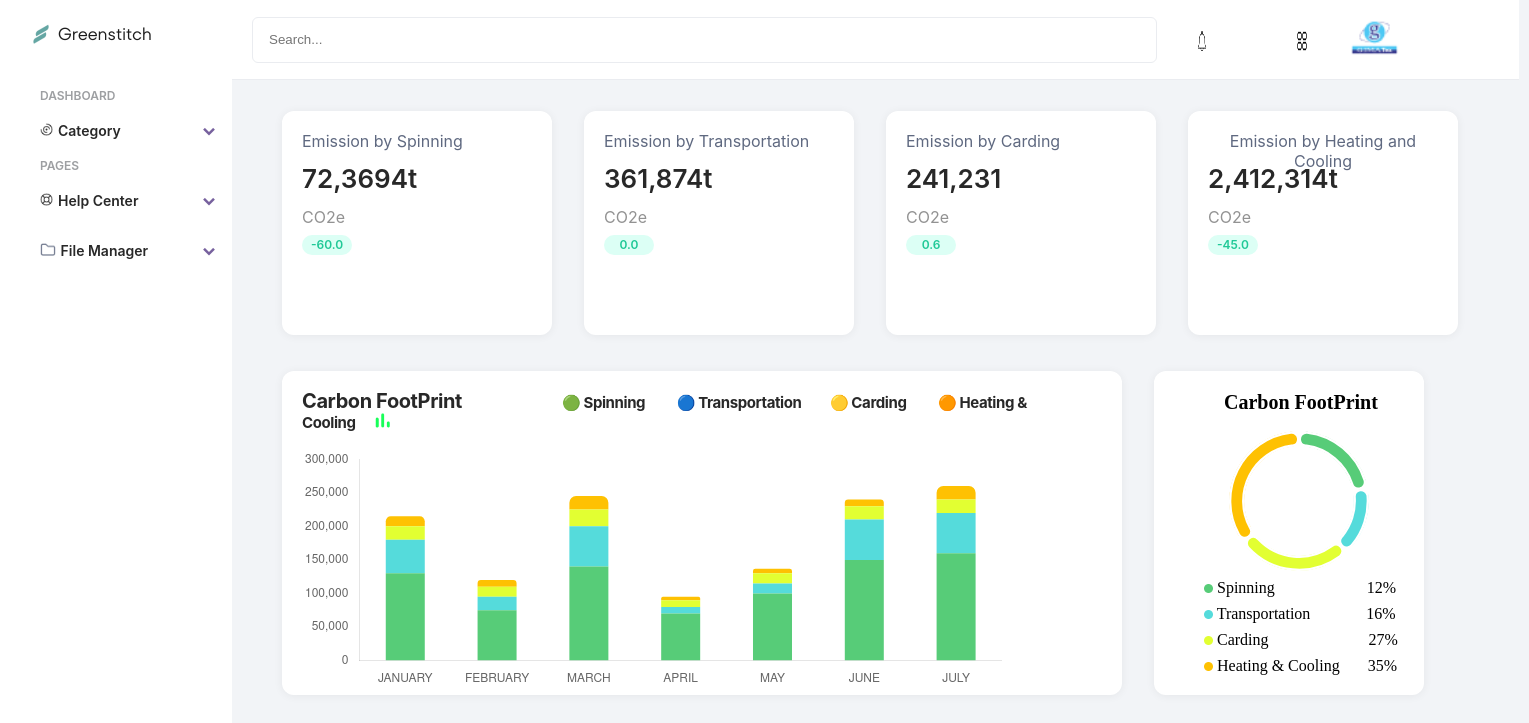
The page / on the database its author committed.
### ui/models.py (models this page shows, shortened)
class category(models.Model):
    subject = models.CharField(max_length=100, null=False,blank=False)
    num_value = models.CharField(max_length=100, null=False,blank=False)
    percent_inc_dec = models.FloatField(null =False, blank = False)
    janValue = models.IntegerField(null =False, blank = False)
    febValue = models.IntegerField(null =False, blank = False)
    marValue = models.IntegerField(null =False, blank = False)
    aprValue = models.IntegerField(null =False, blank = False)
    mayValue = models.IntegerField(null =False, blank = False)
    juneValue = models.IntegerField(null =False, blank = False)
    julyValue = models.IntegerField(null =False, blank = False)
    top_emission = models.FloatField(null =False, blank = False)
    color = models.CharField(max_length=10)

### ui/views.py (the view)
# urls.py: 2. Add a URL to urlpatterns:  path('', views.home, name='home')
def home(request):
    Subjects = category.objects.all()
    context = {
        "Subjects": Subjects
    }
    return render(request, 'home.html' , context)

### ui/templates/home.html (shortened to what this page needs)
<body>
{% include 'sidebar.html' %}
<div class="home-section">
    <div class="home-content">
        {% include 'top.html' %}
    </div>
</div>
 <section class="home-section">
    <div class="home-content">
       {% include 'content.html' %}
    </div>
</section>
<section class="home-section">
    <div class="home-content">
       {% include 'graph.html' %}
    </div>
</section>
</body>

### ui/templates/sidebar.html (shortened to what this page needs)
  {% load static %}
  <link href='https://unpkg.com/boxicons@2.1.4/css/boxicons.min.css' rel='stylesheet'>
   <link rel="stylesheet" href="{% static 'Sidebar.css' %}">
  <div class="sidebar">
    <div class="logo-details">
      <span class="logo_name"><img src="{% static 'green.png' %}"></span>
    </div>
    <ul class="nav-links">
      <span class = 'dashboard' >DASHBOARD</span>
      <li>
        <div class="icon-link">
          <a href="#">
            <span class="link_name"><img class="logoIMG" height="13" src="{% static 'vector.png' %}"></img>Category</span>
          </a>
          <i class='bx bxs-chevron-down arrow'></i>
        </div>
      </li>
      <span class = 'dashboard' >PAGES</span>
      <li>
        <div class="icon-link">
          <a href="#">
            <span class="link_name"><img class="logoIMG" height="13" src="{% static 'help.png' %}"></img>Help Center</span>
          </a>
          <i class='bx bxs-chevron-down arrow'></i>
        </div>
      </li>
      <li>
        <div class="icon-link">
          <a href="#">
            <span class="link_name"><img class="logoIMG" height="13" src="{% static 'file.png' %}"></img>File Manager</span>
          </a>
          <i class='bx bxs-chevron-down arrow'></i>
        </div>
      </li>
    </ul>
  </div>

### ui/templates/top.html
{% load static %}
<link href="{% static 'NavTop.css' %}" rel="stylesheet">
<link rel='stylesheet' href='https://cdn.jsdelivr.net/npm/bootstrap-icons@1.7.2/font/bootstrap-icons.css'>
<div class="navbar">
    <ul>
       <li>
           <form action="/search/" method="GET">
            <input type="text" name="query" placeholder="Search...">
           </form>
       </li>
         <li><a href="#"><img class="topICON" src="{% static 'bell.png' %}"></a></li>
         <li><a href="#"><img class="topICON" src="{% static 'calendar.png' %}"></a></li>
         <li><a href="#"><img class="topICON" src="{% static 'dashboards.png' %}"></a></li>
         <li><img class="TOPlogo" width="55" height="55" src="{% static 'logo.png' %}"></li>
    </ul>
</div>

### ui/templates/content.html
{% load static %}
<link rel="stylesheet" href="{% static 'content.css'%}">
<div class="flex3">
    {% for Subjects in Subjects %}
    <div class="flex">
        <div class="flex-items">
            <div class="title">Emission by {{Subjects.subject}}</div>
            <div class="numVal">{{Subjects.num_value}}</div>
            <div class="co2e">CO2e</div>
            <div class="perbox"><span class="per">{{Subjects.percent_inc_dec}}</span></div>
        </div>
    </div>
    {% endfor %}
</div>

### ui/templates/graph.html
{% load static %}
<link rel="stylesheet" href="{% static 'Graph.css'%}">
<div class="graph">
    <div class="graph-flex-item1">
        <div class="head">Carbon FootPrint<span class="right"><span
                    class="dots">&#128994</span>&nbsp;Spinning&nbsp;&nbsp;&nbsp;&nbsp;&nbsp;&nbsp;&nbsp;&nbsp;&nbsp;&nbsp;<span
                    class="dots">&#128309</span>&nbsp;Transportation&nbsp;&nbsp;&nbsp;&nbsp;&nbsp;&nbsp;&nbsp;&nbsp;&nbsp;<span
                    class="dots">&#128993;</span>&nbsp;Carding&nbsp;&nbsp;&nbsp;&nbsp;&nbsp;&nbsp;&nbsp;&nbsp;&nbsp;&nbsp;<span
                    class="dots">&#128992</span>&nbsp;Heating & Cooling&nbsp;&nbsp;&nbsp;&nbsp;&nbsp;&nbsp;<img
                    src="{% static 'greenBars.png' %}"></span></div>
        <div class="dough"> {% include 'stackedbar.html' %}
        </div>
    </div>
</div>
<div class="graph">
    <div class="graph-flex-item2">
        <div class="head2">Carbon FootPrint</div>
        {% include 'doughnut.html' %}
        <div class="list">
            <img src="{% static 'greendot.png' %}">
            Spinning&nbsp;&nbsp;&nbsp;&nbsp;&nbsp;&nbsp;&nbsp;&nbsp;&nbsp;&nbsp;&nbsp;&nbsp;&nbsp;&nbsp;&nbsp;&nbsp;&nbsp;&nbsp;&nbsp;&nbsp;&nbsp;&nbsp;&nbsp;12%
        </div>
        <div class="list">
            <img src="{% static 'bluedot.png' %}">
            Transportation&nbsp;&nbsp;&nbsp;&nbsp;&nbsp;&nbsp;&nbsp;&nbsp;&nbsp;&nbsp;&nbsp;&nbsp;&nbsp;&nbsp;16%
        </div>
        <div class="list">
            <img src="{% static 'yellowdot.png' %}">
            Carding&nbsp;&nbsp;&nbsp;&nbsp;&nbsp;
            &nbsp;&nbsp;&nbsp;&nbsp;&nbsp;&nbsp;&nbsp;&nbsp;&nbsp;&nbsp;&nbsp;&nbsp;&nbsp;&nbsp;&nbsp;&nbsp;&nbsp;&nbsp;&nbsp;27%
        </div>
        <div class="list">
            <img src="{% static 'orangedot.png' %}">
            Heating & Cooling&nbsp;&nbsp;&nbsp;&nbsp;&nbsp;&nbsp;&nbsp;35%
        </div>
    </div>
</div>

### ui/templates/stackedbar.html (shortened to what this page needs)
<div>
    <canvas id="myChart" height="240px" width="700px"></canvas>
</div>
<script>
    const DATA_COUNT = 7;
    const ctx = document.getElementById('myChart');
    const myChart = new Chart(ctx, {
        type: 'bar',
        data: {
            labels: ['JANUARY', 'FEBRUARY', 'MARCH', 'APRIL', 'MAY', 'JUNE', 'JULY'],
            datasets: [
                {% for Subjects in Subjects %}
                {
                    label: '{{ Subjects.subject }}',
                    data: [{{Subjects.janValue}},{{Subjects.febValue}},{{Subjects.marValue}},{{Subjects.aprValue}},{{Subjects.mayValue}},{{Subjects.juneValue}},{{Subjects.julyValue}}],
                    backgroundColor: [
                        '{{ Subjects.color }}',
                    ],
                    borderRadius:10,
                    maxBarThickness:39,
                },
                {% endfor %}
            ]
        },
    options: {
        responsive: true,
            plugins: {
             legend: {
                display: false,
            },
        },
        scales: {
            y: {
                ticks: {
                    beginAtZero: true
                },
                grid: {
                    display: false
                },
                stacked: true,
                },
            x: {
                grid: {
                    display: false
                },
                stacked: true,
                }
        }
    }
    });
</script>

### ui/templates/doughnut.html (shortened to what this page needs)
<div>
    <canvas id="myChart2" width="150px"></canvas>
</div>
<script>
    const ctx2 = document.getElementById('myChart2');
    const myChart2 = new Chart(ctx2, {
        type: 'doughnut',
        data: {
            datasets: [{
                label: 'Emission',
                data: [{% for Subjects in Subjects %}
                    "{{ Subjects.top_emission }}",
                {% endfor %}],
                backgroundColor: [
                    {% for Subjects in Subjects %}
                    "{{ Subjects.color }}",
                {% endfor %}
                ],
                hoverOffset: 4,
                cutout:39,
                borderRadius:10,
                borderAlign:'inner',
                radius:70
            }]
        },
        options:{ layout: {
            padding: 20
        },
            responsive: true,
            }
    });
</script>

### static/Sidebar.css (style rules this page uses)
.sidebar { position: fixed; top: 0; left: 0; width: 232px; height:100%; background: #FFFFFF; }
.sidebar .logo-details { margin-top: 10px; margin-left: 30px; height: 60px; width: 100%; display: flex; align-items: center; }
.sidebar .nav-links .dashboard { width: 101px; height: 20px; font-family: 'Inter'; font-style: normal; font-weight: 600; font-size: 12px; line-height: 20px; color: #9D9FA2; }
.sidebar .nav-links li { position: relative; list-style: none; transition: all 0.4s ease; }
.sidebar .nav-links li .icon-link { display: flex; align-items: center; justify-content: space-between; }
.sidebar .nav-links li i { height: 50px; min-width: 78px; text-align: center; line-height: 50px; color: #77619e; font-size: 20px; cursor: pointer; transition: all 0.3s ease; }
.sidebar .nav-links li a { display: flex; align-items: center; text-decoration: none; }
.sidebar .nav-links li a .link_name { width: 130px; height: 22px; font-family: 'Inter'; font-style: normal; font-weight: 600; font-size: 14px; line-height: 22px; color: #282828; }
.sidebar .nav-links li a .link_name .logoIMG { margin-right:5px; }
.home-section { position: relative; left: 224px; width: calc(100% - 260px); transition: all 0.5s ease; }
.home-section .home-content { height: 60px; display: flex; align-items: center; }

### static/NavTop.css (style rules this page uses)
.navbar { box-sizing: border-box; width: 1287px; border-bottom: 1px solid #EAECF0; flex: none; order: 0; flex-grow: 0; margin:0px; }
.navbar ul { list-style-type: none; margin:0; padding: 0; background-color: white; overflow: hidden; }
.navbar li { float: left; }
.navbar li a { display: block; color: #333; text-align: center; padding: 14px 20px; text-decoration: none; }
.navbar form { float: right; margin-top: 20px; margin-right: 20px; margin-left: 20px }
.navbar input[type="text"] { box-sizing: border-box; display: flex; flex-direction: row; align-items: center; padding: 0px 16px; gap: 8px; width: 905px; height: 46px; background: #FFFFFF; border: 1px solid #EAECF0; border-radius: 6px; flex: none; order: 1; align-self: stretch; flex-grow: 0; }
.navbar .topICON { margin-top:20px; width: 10px; height:20; }
.navbar .TOPlogo { margin-top:15px; margin-left:20px; }

### static/content.css (style rules this page uses)
.flex3 { display: flex; font-size: 30px; text-align: center; font-weight: bold; margin-left: 50px; margin-top: 250px; justify-content: space-between; }
.flex-items { display: flex; flex-direction: column; align-items: flex-start; padding: 20px; gap: 8px; width: 230px; height: 184px; margin-right: 32px; background: #FFFFFF; box-shadow: 0px 1px 10px rgba(0, 0, 0, 0.06); border-radius: 12px; }
.flex-items .title { height: 20px; font-family: 'Inter'; font-style: normal; font-weight: 400; font-size: 16px; line-height: 20px; color: #5F6980; }
.flex-items .numVal { height: 40px; font-family: 'Inter'; font-style: normal; font-weight: 600; font-size: 26px; line-height: 40px; color: #282828; }
.flex-items .co2e { width: 43px; height: 20px; font-family: 'Inter'; font-style: normal; font-weight: 400; font-size: 16px; line-height: 20px; color: #929292; }
.flex-items .perbox { width: 50px; background: #DCFFF5; border-radius: 100px; }
.flex-items .per { width: 32px; height: 20px; font-family: 'Inter'; font-style: normal; font-weight: 600; font-size: 12px; line-height: 20px; text-align: center; color: #20C997; }

### static/Graph.css (style rules this page uses)
.graph-flex-item1 { display: flex; flex-direction: column; align-items: flex-start; padding: 20px; gap: 8px; width: 800px; height: 284px; margin-right: 32px; margin-left: 50px; background: #FFFFFF; box-shadow: 0px 1px 10px rgba(0, 0, 0, 0.06); border-radius: 12px; }
.graph-flex-item2 { display: flex; flex-direction: column; align-items: flex-start; padding: 20px; gap: 8px; width: 230px; height: 284px; margin-right: 32px; background: #FFFFFF; box-shadow: 0px 1px 10px rgba(0, 0, 0, 0.06); border-radius: 12px; }
.graph { margin-top:750px; }
.head { left: 31px; height: 10px; margin-bottom: 40px; font-family: 'Inter'; font-style: normal; font-weight: 700; font-size: 20px; line-height: 100%; letter-spacing: -0.02em; color: #282828; }
.graph .graph-flex-item1 .right { margin-left: 100px; font-size: 15px; }
.head2 { width: 232px; height: 22px; margin-left: 50px; font-weight: 700; font-size: 20px; }
.list { margin-left: 30px; }
.dough { margin-top: 0px; }
#myChart2 { margin-left: 50px; }

### ui/templates/home.html (style rules this page uses)
body { position: relative; width: 1440px; height: 100%; background: #F2F4F7; }

### rows shown on the page
category: subject "Spinning", num_value "72,3694t", percent_inc_dec "-60.0"
category: subject "Transportation", num_value "361,874t", percent_inc_dec "0.0"
category: subject "Carding", num_value "241,231", percent_inc_dec "0.6"
category: subject "Heating and Cooling", num_value "2,412,314t", percent_inc_dec "-45.0"

### other values the page prints
chart data {{ Subjects.janValue }} 130000, 50000, 20000, 15000
chart data {{ Subjects.febValue }} 75000, 20000, 15000, 10000
chart data {{ Subjects.marValue }} 140000, 60000, 25000, 20000
